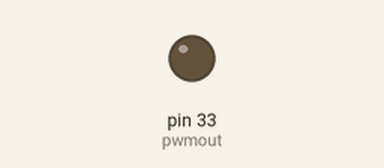
This program was run on a simulated Raspberry Pi (header pin numbers). Parts: output pins drawn as LEDs (lit = HIGH).

Above: at 0.05 s.
At 4.55 s:
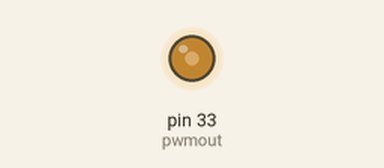
At 9.05 s:
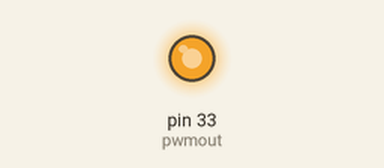
At 18.15 s:
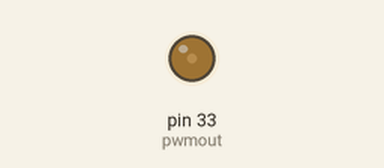
Timing chart, 0 to 26.0 s (numbered marks = the images above):
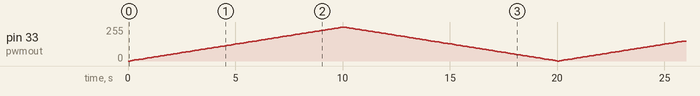

The program:

blinkPWM.py
```python
import RPi.GPIO as GPIO
import time

GPIO.setmode(GPIO.BOARD)
GPIO.setup(33,GPIO.OUT)
pwmout = GPIO.PWM(33,100)
pwmout.start(0)

try:
    while True:
        for duteCycle in range(0,100,1):
            pwmout.ChangeDutyCycle(duteCycle)
            time.sleep(0.1)
        for duteCycle in range(100,0,-1):
            pwmout.ChangeDutyCycle(duteCycle)
            time.sleep(0.1)
except KeyboardInterrupt:
    pwmout.stop()
    GPIO.cleanup()
    print('exeting')
```
